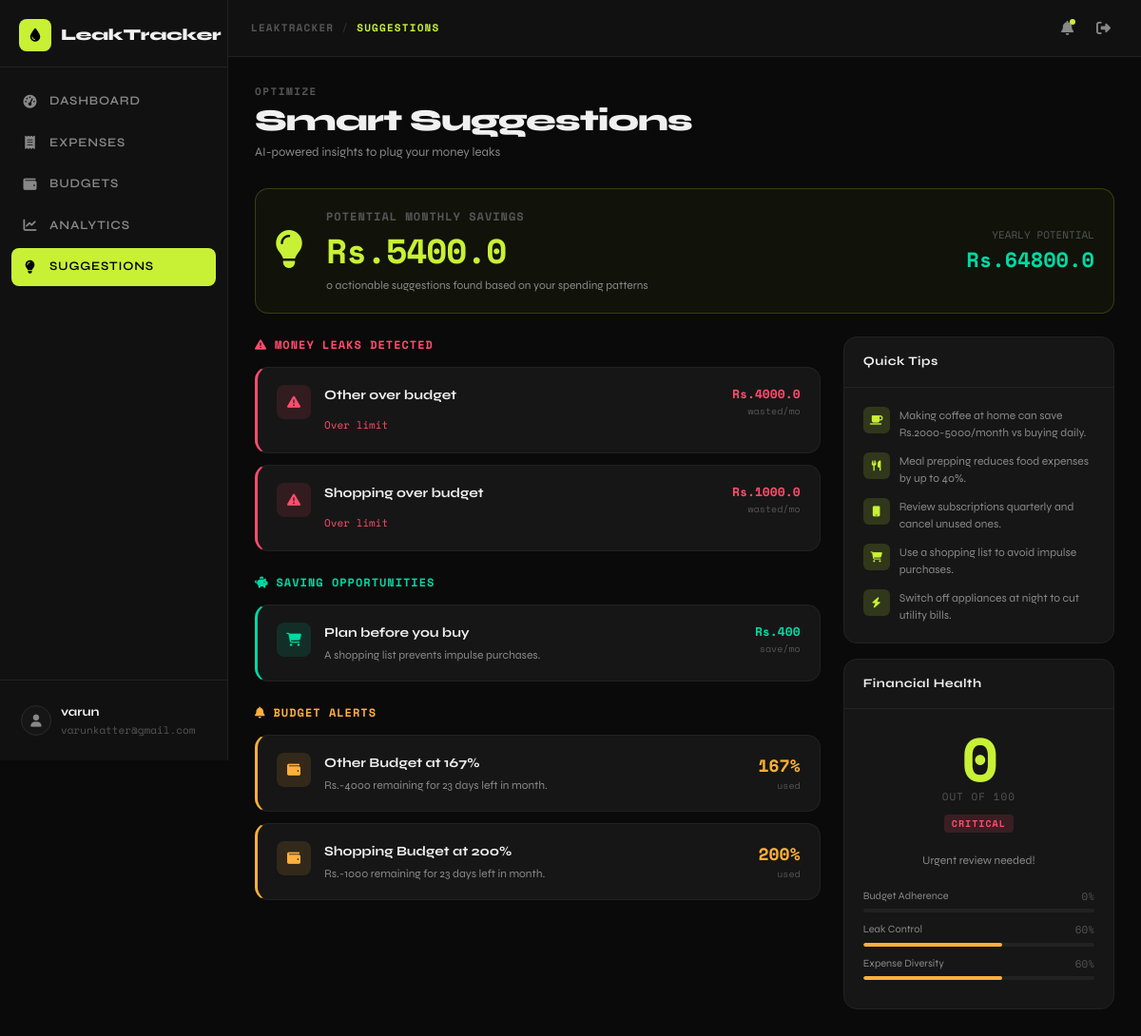
/suggestions (signed in), run on the app's committed database.
### tables this page shows
CREATE TABLE users (
        id INTEGER PRIMARY KEY AUTOINCREMENT,
        username TEXT NOT NULL,
        email TEXT UNIQUE NOT NULL,
        password TEXT NOT NULL,
        monthly_budget REAL DEFAULT 0,
        created_at TEXT DEFAULT CURRENT_TIMESTAMP);

CREATE TABLE budgets (
        id INTEGER PRIMARY KEY AUTOINCREMENT,
        user_id INTEGER NOT NULL,
        category TEXT NOT NULL,
        "limit" REAL NOT NULL,
        UNIQUE(user_id, category),
        FOREIGN KEY(user_id) REFERENCES users(id));

### app.py (the view)
@app.route('/suggestions')
@login_required
def suggestions():
    uid = session['user_id']
    cur = datetime.now().strftime('%Y-%m')
    conn = get_db()
    leaks = get_leaks(uid, cur)
    cats = conn.execute(
        "SELECT category,SUM(amount) as amount FROM expenses WHERE user_id=? AND strftime('%Y-%m',date)=? GROUP BY category",
        (uid,cur)).fetchall()
    cat_spend = {r['category']:r['amount'] for r in cats}
    tips = {'Food':('Cook at home more','Meal prepping reduces food expenses by up to 40%.','utensils',0.3),
            'Entertainment':('Cancel unused subscriptions','Review streaming & subscription services monthly.','tv',0.4),
            'Transport':('Use public transport','Carpooling or bus saves fuel and parking costs.','bus',0.25),
            'Shopping':('Plan before you buy','A shopping list prevents impulse purchases.','cart-shopping',0.2)}
    saving = [{'title':t,'description':d,'icon':i,'potential_saving':round(cat_spend[c]*r)}
              for c,(t,d,i,r) in tips.items() if c in cat_spend and cat_spend[c]>300]
    alerts = []
    now = datetime.now()
    days_left = calendar.monthrange(now.year,now.month)[1]-now.day
    for b in conn.execute('SELECT * FROM budgets WHERE user_id=?',(uid,)).fetchall():
        sp = conn.execute("SELECT COALESCE(SUM(amount),0) as s FROM expenses WHERE user_id=? AND category=? AND strftime('%Y-%m',date)=?",(uid,b['category'],cur)).fetchone()['s']
        pct = round(sp/b['limit']*100) if b['limit']>0 else 0
        if pct>=70: alerts.append({'category':b['category'],'pct':pct,
            'message':f'Rs.{round(b["limit"]-sp)} remaining for {days_left} days left in month.'})
    total_savings = sum(s['potential_saving'] for s in saving)+sum(l['amount'] for l in leaks)
    user = conn.execute('SELECT monthly_budget FROM users WHERE id=?',(uid,)).fetchone()
    tb = user['monthly_budget'] or 0
    ts = conn.execute("SELECT COALESCE(SUM(amount),0) as s FROM expenses WHERE user_id=? AND strftime('%Y-%m',date)=?",(uid,cur)).fetchone()['s']
    score,hclass,hlabel = calc_health(ts,tb,leaks)
    conn.close()
    return render_template('suggestions.html',
        leaks=leaks, saving_suggestions=saving, budget_alerts=alerts,
        total_potential_savings=total_savings,
        health={'score':score,'class':hclass,'label':hlabel,
                'message':{'excellent':'Outstanding! Keep it up.','good':'Good habits, small tweaks needed.',
                           'warning':'Some areas need attention.','critical':'Urgent review needed!'}.get(hclass,''),
                'budget_pct':max(0,100-round(ts/tb*100)) if tb>0 else 50,
                'leak_pct':max(0,100-len(leaks)*20),
                'diversity_pct':min(100,len(cat_spend)*15)})

### app.py (called while the page is built)
def get_db():
    conn = sqlite3.connect(DB)
    conn.row_factory = sqlite3.Row
    return conn

def login_required(f):
    from functools import wraps
    @wraps(f)
    def decorated(*args, **kwargs):
        if 'user_id' not in session:
            flash('Please login first.', 'danger')
            return redirect(url_for('login'))
        return f(*args, **kwargs)
    return decorated

def calc_health(spent, budget, leaks):
    if budget == 0:
        score = max(0, 60 - len(leaks) * 10)
    else:
        score = max(0, int(100 - (spent/budget)*60 - len(leaks)*8))
    score = min(100, score)
    if score >= 80: return score, 'excellent', 'Excellent'
    elif score >= 60: return score, 'good', 'Good'
    elif score >= 40: return score, 'warning', 'Fair'
    else: return score, 'critical', 'Critical'

### templates/suggestions.html (shortened to what this page needs)
{% extends "base.html" %}
{% block breadcrumb %}SUGGESTIONS{% endblock %}
{% block content %}
<div class="page-header">
    <div class="page-label">OPTIMIZE</div>
    <h1 class="page-title">Smart Suggestions</h1>
    <p class="page-subtitle">AI-powered insights to plug your money leaks</p>
</div>
{% if total_potential_savings > 0 %}
<div class="content-card mb-4" style="border-color:rgba(200,241,53,0.2);background:rgba(200,241,53,0.04);">
    <div class="card-body-custom">
        <div class="d-flex align-items-center gap-4 flex-wrap">
            <div style="font-size:40px;"><i class="fa-solid fa-lightbulb" style="color:var(--accent);"></i></div>
            <div style="flex:1;">
                <div style="font-size:12px;font-weight:700;letter-spacing:1px;color:var(--text-muted);font-family:var(--font-mono);text-transform:uppercase;">Potential Monthly Savings</div>
                <div style="font-size:36px;font-weight:800;font-family:var(--font-mono);color:var(--accent);letter-spacing:-1px;">Rs.{{ total_potential_savings }}</div>
                <div style="font-size:12px;color:var(--text-secondary);">{{ suggestions | length }} actionable suggestions found based on your spending patterns</div>
            </div>
            <div style="text-align:right;">
                <div style="font-size:11px;color:var(--text-muted);font-family:var(--font-mono);">YEARLY POTENTIAL</div>
                <div style="font-size:22px;font-weight:800;font-family:var(--font-mono);color:var(--success);">Rs.{{ total_potential_savings * 12 }}</div>
            </div>
        </div>
    </div>
</div>
{% endif %}
<div class="row g-4">
    <div class="col-12 col-lg-8">
        {% if leaks %}
        <div class="mb-4">
            <div style="font-size:12px;font-weight:700;letter-spacing:1px;color:var(--danger);font-family:var(--font-mono);text-transform:uppercase;margin-bottom:14px;">
                <i class="fa-solid fa-triangle-exclamation me-2"></i>Money Leaks Detected
            </div>
            {% for leak in leaks %}
            <div class="suggestion-card" style="border-left-color:var(--danger);">
                <div class="suggestion-icon" style="background:rgba(255,77,109,0.12);color:var(--danger);">
                    <i class="fa-solid fa-{{ leak.icon }}"></i>
                </div>
                <div class="suggestion-content">
                    <div class="suggestion-title">{{ leak.title }}</div>
                    <div style="margin-top:8px;">
                        <span style="font-size:11px;font-family:var(--font-mono);color:var(--danger);">{{ leak.frequency }}</span>
                    </div>
                </div>
                <div style="text-align:right;">
                    <div class="suggestion-saving" style="color:var(--danger);">Rs.{{ leak.amount }}</div>
                    <div style="font-size:10px;color:var(--text-muted);font-family:var(--font-mono);">wasted/mo</div>
                </div>
            </div>
            {% endfor %}
        </div>
        {% endif %}
        {% if saving_suggestions %}
        <div class="mb-4">
            <div style="font-size:12px;font-weight:700;letter-spacing:1px;color:var(--success);font-family:var(--font-mono);text-transform:uppercase;margin-bottom:14px;">
                <i class="fa-solid fa-piggy-bank me-2"></i>Saving Opportunities
            </div>
            {% for s in saving_suggestions %}
            <div class="suggestion-card" style="border-left-color:var(--success);">
                <div class="suggestion-icon" style="background:rgba(0,217,163,0.12);color:var(--success);">
                    <i class="fa-solid fa-{{ s.icon }}"></i>
                </div>
                <div class="suggestion-content">
                    <div class="suggestion-title">{{ s.title }}</div>
                    <div class="suggestion-desc">{{ s.description }}</div>
                </div>
                <div style="text-align:right;">
                    <div class="suggestion-saving">Rs.{{ s.potential_saving }}</div>
                    <div style="font-size:10px;color:var(--text-muted);font-family:var(--font-mono);">save/mo</div>
                </div>
            </div>
            {% endfor %}
        </div>
        {% endif %}
        {% if budget_alerts %}
        <div class="mb-4">
            <div style="font-size:12px;font-weight:700;letter-spacing:1px;color:var(--warning);font-family:var(--font-mono);text-transform:uppercase;margin-bottom:14px;">
                <i class="fa-solid fa-bell me-2"></i>Budget Alerts
            </div>
            {% for alert in budget_alerts %}
            <div class="suggestion-card" style="border-left-color:var(--warning);">
                <div class="suggestion-icon" style="background:rgba(255,176,58,0.12);color:var(--warning);">
                    <i class="fa-solid fa-wallet"></i>
                </div>
                <div class="suggestion-content">
                    <div class="suggestion-title">{{ alert.category }} Budget at {{ alert.pct }}%</div>
                    <div class="suggestion-desc">{{ alert.message }}</div>
                </div>
                <div style="text-align:right;">
                    <div style="font-size:18px;font-weight:800;font-family:var(--font-mono);color:var(--warning);">{{ alert.pct }}%</div>
                    <div style="font-size:10px;color:var(--text-muted);font-family:var(--font-mono);">used</div>
                </div>
            </div>
            {% endfor %}
        </div>
        {% endif %}
    </div>
    <div class="col-12 col-lg-4">
        <div class="content-card mb-3">
            <div class="card-header-custom">
                <span class="card-title-custom">Quick Tips</span>
            </div>
            <div class="card-body-custom">
                <div style="display:flex;flex-direction:column;gap:12px;">
                    {% set tips = [
                        ('fa-coffee', 'Making coffee at home can save Rs.2000-5000/month vs buying daily.'),
                        ('fa-utensils', 'Meal prepping reduces food expenses by up to 40%.'),
                        ('fa-mobile', 'Review subscriptions quarterly and cancel unused ones.'),
                        ('fa-cart-shopping', 'Use a shopping list to avoid impulse purchases.'),
                        ('fa-bolt', 'Switch off appliances at night to cut utility bills.')
                    ] %}
                    {% for icon, text in tips %}
                    <div style="display:flex;gap:10px;align-items:flex-start;">
                        <div style="width:28px;height:28px;border-radius:6px;background:var(--accent-glow);display:flex;align-items:center;justify-content:center;flex-shrink:0;">
                            <i class="fa-solid {{ icon }}" style="font-size:11px;color:var(--accent);"></i>
                        </div>
                        <div style="font-size:12px;color:var(--text-secondary);line-height:1.5;">{{ text }}</div>
                    </div>
                    {% endfor %}
                </div>
            </div>
        </div>
        <div class="content-card">
            <div class="card-header-custom">
                <span class="card-title-custom">Financial Health</span>
            </div>
            <div class="card-body-custom" style="text-align:center;">
                <div style="font-size:64px;font-weight:800;font-family:var(--font-mono);color:var(--accent);letter-spacing:-3px;line-height:1;">
                    {{ health.score }}
                </div>
                <div style="font-size:11px;font-family:var(--font-mono);color:var(--text-muted);letter-spacing:1px;text-transform:uppercase;">out of 100</div>
                <span class="health-badge {{ health.class }}" style="margin:10px auto;display:inline-block;">{{ health.label }}</span>
                <div style="font-size:12px;color:var(--text-secondary);margin-top:10px;line-height:1.6;">{{ health.message }}</div>
                <div style="margin-top:20px;">
                    {% set score_items = [
                        ('Budget Adherence', health.budget_pct),
                        ('Leak Control', health.leak_pct),
                        ('Expense Diversity', health.diversity_pct)
                    ] %}
                    {% for name, pct in score_items %}
                    <div style="margin-bottom:10px;text-align:left;">
                        <div style="display:flex;justify-content:space-between;margin-bottom:5px;">
                            <span style="font-size:11px;color:var(--text-secondary);">{{ name }}</span>
                            <span style="font-size:11px;font-family:var(--font-mono);color:var(--text-muted);">{{ pct }}%</span>
                        </div>
                        <div class="progress-track" style="height:4px;">
                            <div class="progress-fill {% if pct < 50 %}danger{% elif pct < 75 %}warning{% endif %}" style="width:{{ pct }}%;"></div>
                        </div>
                    </div>
                    {% endfor %}
                </div>
            </div>
        </div>
    </div>
</div>
{% endblock %}

### templates/base.html (shortened to what this page needs)
<!DOCTYPE html>
<html lang="en">
<head>
    <link rel="stylesheet" href="https://cdn.jsdelivr.net/npm/bootstrap@5.3.0/dist/css/bootstrap.min.css">
    <link rel="stylesheet" href="https://cdnjs.cloudflare.com/ajax/libs/font-awesome/6.4.0/css/all.min.css">
    <link rel="stylesheet" href="{{ url_for('static', filename='css/main.css') }}">
</head>
<body>
<div class="sidebar" id="sidebar">
    <div class="sidebar-header">
        <div class="logo">
            <span class="logo-icon"><i class="fa-solid fa-droplet"></i></span>
            <span class="logo-text">LeakTracker</span>
        </div>
    </div>
    <nav class="sidebar-nav">
        <a href="{{ url_for('dashboard') }}" class="nav-item {% if request.endpoint == 'dashboard' %}active{% endif %}">
            <i class="fa-solid fa-gauge-high"></i>
            <span>Dashboard</span>
        </a>
        <a href="{{ url_for('expenses') }}" class="nav-item {% if request.endpoint == 'expenses' %}active{% endif %}">
            <i class="fa-solid fa-receipt"></i>
            <span>Expenses</span>
        </a>
        <a href="{{ url_for('budgets') }}" class="nav-item {% if request.endpoint == 'budgets' %}active{% endif %}">
            <i class="fa-solid fa-wallet"></i>
            <span>Budgets</span>
        </a>
        <a href="{{ url_for('analytics') }}" class="nav-item {% if request.endpoint == 'analytics' %}active{% endif %}">
            <i class="fa-solid fa-chart-line"></i>
            <span>Analytics</span>
        </a>
        <a href="{{ url_for('suggestions') }}" class="nav-item {% if request.endpoint == 'suggestions' %}active{% endif %}">
            <i class="fa-solid fa-lightbulb"></i>
            <span>Suggestions</span>
        </a>
    </nav>
    <div class="sidebar-footer">
        <div class="user-info">
            <div class="user-avatar">
                <i class="fa-solid fa-user"></i>
            </div>
            <div class="user-details">
                <span class="user-name">{{ session.get('username', 'User') }}</span>
                <span class="user-email">{{ session.get('email', 'user@example.com') }}</span>
            </div>
        </div>
    </div>
</div>
<div class="main-content" id="mainContent">
    <div class="topbar">
        <div class="topbar-breadcrumb">
            <span class="breadcrumb-parent">LEAKTRACKER</span>
            <span class="breadcrumb-sep">/</span>
            <span class="breadcrumb-current">{% block breadcrumb %}DASHBOARD{% endblock %}</span>
        </div>
        <div class="topbar-actions">
            <button class="action-btn" title="Notifications">
                <i class="fa-solid fa-bell"></i>
                <span class="badge-dot"></span>
            </button>
            <a href="{{ url_for('logout') }}" class="action-btn" title="Logout">
                <i class="fa-solid fa-right-from-bracket"></i>
            </a>
        </div>
    </div>
    <div class="page-content">
        {% block content %}{% endblock %}
    </div>
</div>
</body>
</html>

### data on the page
users: get "varun", get "varunkatter@gmail.com"
budgets: category "Other", pct "167", message "Rs.-4000 remaining for 23 days left in month."
budgets: category "Shopping", pct "200", message "Rs.-1000 remaining for 23 days left in month."

### other printed values
{{ total_potential_savings }} "5400.0"
{{ suggestions | length }} "0"
{{ total_potential_savings * 12 }} "64800.0"
{{ leak.title }} "Other over budget" "Shopping over budget"
{{ leak.frequency }} "Over limit" "Over limit"
{{ leak.amount }} "4000.0" "1000.0"
{{ s.title }} "Plan before you buy"
{{ s.description }} "A shopping list prevents impulse purchases."
{{ s.potential_saving }} "400"
{{ text }} "Making coffee at home can save Rs.2000-5000/month vs buying daily." "Meal prepping reduces food expenses by up to 40%." "Review subscriptions quarterly and cancel unused ones." "Use a shopping list to avoid impulse purchases." "Switch off appliances at night to cut utility bills."
{{ health.score }} "0"
{{ health.label }} "CRITICAL"
{{ health.message }} "Urgent review needed!"
{{ name }} "Budget Adherence" "Leak Control" "Expense Diversity"
{{ pct }} "0" "60" "60"
